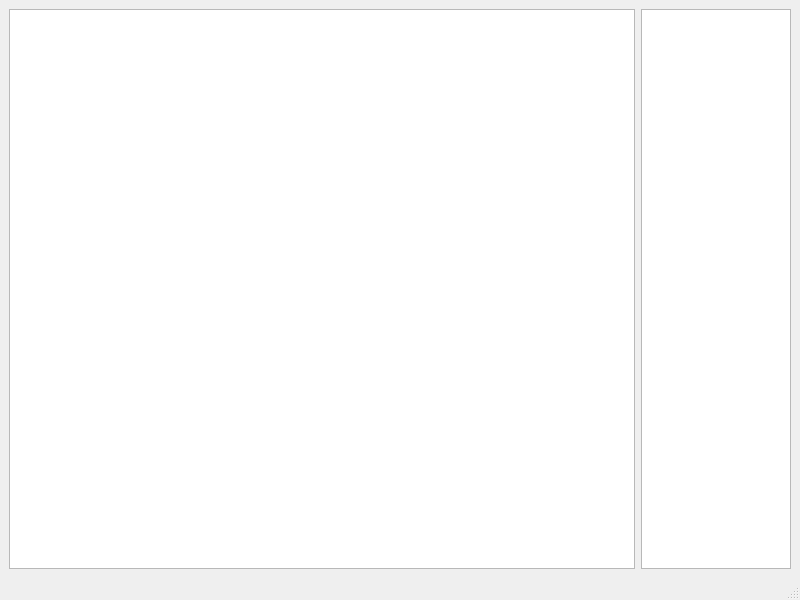
<?xml version="1.0" encoding="UTF-8"?>
<ui version="4.0">
 <class>ServerWindow</class>
 <widget class="QMainWindow" name="ServerWindow">
  <property name="geometry">
   <rect>
    <x>0</x>
    <y>0</y>
    <width>800</width>
    <height>600</height>
   </rect>
  </property>
  <property name="windowTitle">
   <string>Casino Server</string>
  </property>
  <widget class="QWidget" name="centralwidget">
   <layout class="QHBoxLayout" name="horizontalLayout">
    <item>
     <widget class="QTextBrowser" name="textBrowser">
      <property name="minimumSize">
       <size>
        <width>500</width>
        <height>0</height>
       </size>
      </property>
     </widget>
    </item>
    <item>
     <layout class="QVBoxLayout" name="verticalLayout">
      <item>
       <widget class="QListWidget" name="clientListWidget">
        <property name="minimumSize">
         <size>
          <width>150</width>
          <height>0</height>
         </size>
        </property>
        <property name="maximumSize">
         <size>
          <width>150</width>
          <height>16777215</height>
         </size>
        </property>
       </widget>
      </item>
     </layout>
    </item>
   </layout>
  </widget>
  <widget class="QMenuBar" name="menubar">
   <property name="geometry">
    <rect>
     <x>0</x>
     <y>0</y>
     <width>800</width>
     <height>21</height>
    </rect>
   </property>
  </widget>
  <widget class="QStatusBar" name="statusbar"/>
 </widget>
 <resources/>
 <connections/>
</ui>
